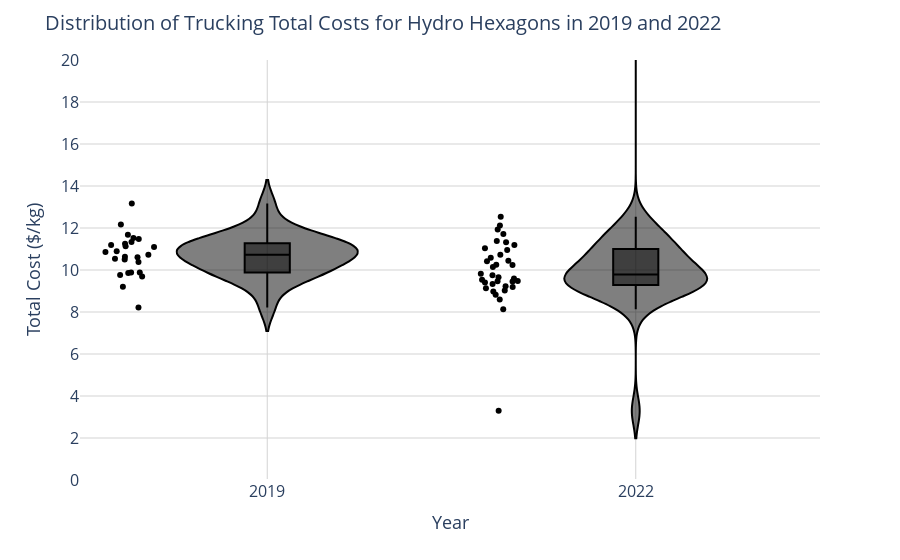

This figure's notebook cell:
### Code cell
import geopandas as gpd
import pandas as pd
import plotly.express as px

# List of years to analyze
years = ['2019', '2022']

# Initialize an empty DataFrame to store the data for the violin plot
violin_data = pd.DataFrame()

# Define the demand center and the hydro capacity column name
demand_center = 'Vientiane'
hydro_capacity_column = f'{demand_center} pipeline hydro capacity'

# Load the data for each year and filter for hydro hexagons
for year in years:
    # Load the GeoJSON file
    file_path = f'{year}/hex_cost_components.geojson'
    gdf = gpd.read_file(file_path)
    
    # Filter hexagons that have hydro power installed
    gdf_hydro = gdf[gdf[hydro_capacity_column] > 0]
    
    # Create a DataFrame for the trucking total cost data
    temp_df = pd.DataFrame({
        'Year': year,
        'Cost': gdf_hydro[f'{demand_center} trucking total cost']
    })
    
    # Append the data to the main DataFrame
    violin_data = pd.concat([violin_data, temp_df], ignore_index=True)

# Create the violin plot with Plotly Express
fig = px.violin(
    violin_data,
    x='Year',
    y='Cost',
    box=True,
    points='all',
    color_discrete_sequence=['black']
)

# Customize the layout with a cleaner design
fig.update_layout(
    title="Distribution of Trucking Total Costs for Hydro Hexagons in 2019 and 2022",
    title_font=dict(size=20),
    xaxis_title="Year",
    yaxis_title="Total Cost ($/kg)",
    xaxis_title_font=dict(size=18),
    yaxis_title_font=dict(size=18),
    xaxis=dict(
        tickfont=dict(size=16),
        showgrid=True,
        gridcolor='lightgray'
    ),
    yaxis=dict(
        tickfont=dict(size=16),
        showgrid=True,
        gridcolor='lightgray',
        gridwidth=1,
        range=[0, 20],  # Adjust the y-axis limit based on your data
        nticks=20
    ),
    plot_bgcolor='white',
    paper_bgcolor='white',
    showlegend=False  # Remove the legend for clarity
)

# Show the plot
fig.show()

### Figure 1 — Plotly figure (JSON) as saved in the notebook; plotly's stock layout.template omitted (floating-point values rounded to 4 significant figures)
{"data": [{"alignmentgroup": "True", "box": {"visible": true}, "hovertemplate": "Year=%{x}<br>Cost=%{y}<extra></extra>", "legendgroup": "", "marker": {"color": "black"}, "name": "", "offsetgroup": "", "orientation": "v", "points": "all", "scalegroup": "True", "showlegend": false, "type": "violin", "x": ["2019", "2019", "2019", "2019", "2019", "2019", "2019", "2019", "2019", "2019", "2019", "2019", "2019", "2019", "2019", "2019", "2019", "2019", "2019", "2019", "2019", "2019", "2019", "2019", "2019", "2022", "2022", "2022", "2022", "2022", "2022", "2022", "2022", "2022", "2022", "2022", "2022", "2022", "2022", "2022", "2022", "2022", "2022", "2022", "2022", "2022", "2022", "2022", "2022", "2022", "2022", "2022", "2022", "2022", "2022", "2022", "2022", "2022", "2022", "2022", "2022"], "x0": " ", "xaxis": "x", "y": [9.201, 11.13, 10.38, 11.47, 11.34, 10.5, 9.861, 9.883, 10.54, 11.19, 11.52, 10.63, 12.16, 13.17, 9.886, 9.693, 11.09, 9.766, 11.67, 10.73, 11.25, 10.86, 8.21, 10.9, 10.6, 9.536, 34.35, 9.589, 9.231, 9.478, 10.25, 11.92, 8.977, 8.596, 10.42, 9.338, 9.752, 9.817, 10.72, 12.53, 9.469, 8.826, 8.127, 3.294, 10.14, 10.23, 10.58, 9.193, 10.44, 12.12, 11.38, 11.03, 10.96, 9.028, 9.65, 11.32, 11.19, 9.458, 9.41, 11.72, 9.136], "y0": " ", "yaxis": "y"}], "layout": {"legend": {"tracegroupgap": 0}, "margin": {"t": 60}, "paper_bgcolor": "white", "plot_bgcolor": "white", "showlegend": false, "title": {"font": {"size": 20}, "text": "Distribution of Trucking Total Costs for Hydro Hexagons in 2019 and 2022"}, "violinmode": "group", "xaxis": {"anchor": "y", "domain": [0, 1], "gridcolor": "lightgray", "showgrid": true, "tickfont": {"size": 16}, "title": {"font": {"size": 18}, "text": "Year"}}, "yaxis": {"anchor": "x", "domain": [0, 1], "gridcolor": "lightgray", "gridwidth": 1, "nticks": 20, "range": [0, 20], "showgrid": true, "tickfont": {"size": 16}, "title": {"font": {"size": 18}, "text": "Total Cost ($/kg)"}}}}
